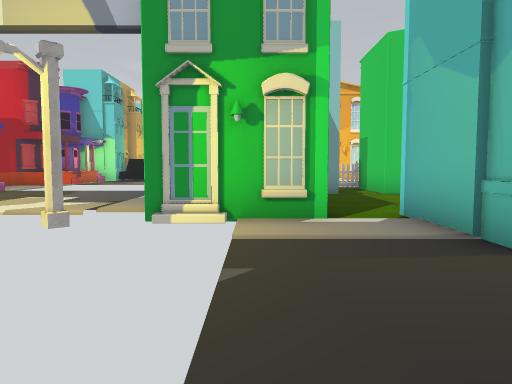
View 1 (above)

12 first-person views from a walk through a scene from a Unity 3-D project. The camera is 1.5 m above the floor, tilts 4° down and sees 70° across. The floor is counted in squares, 2 m on a side. Each view is taken from the middle of a square. On the plan, view 1 faces up. The plan holds only what a view shows up to about 11 squares ahead; the rest is blank. The place goes on beyond the plan. The player is left out. Some surface patterns are stand-ins.

View 2
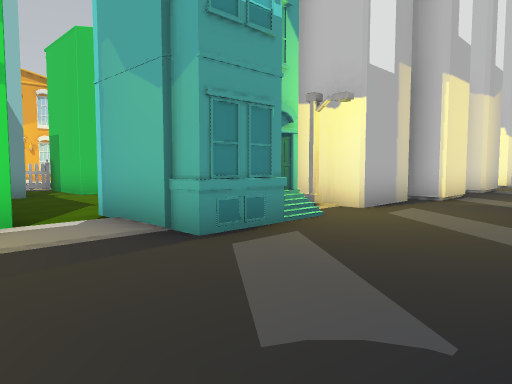

View 3
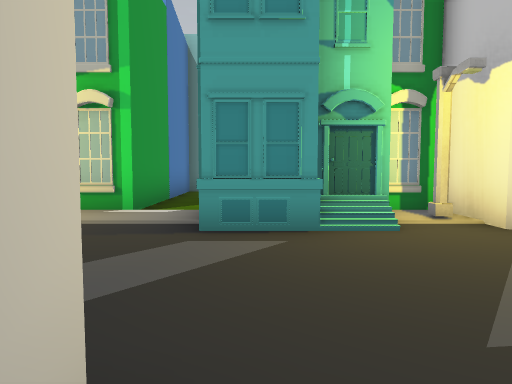

View 4
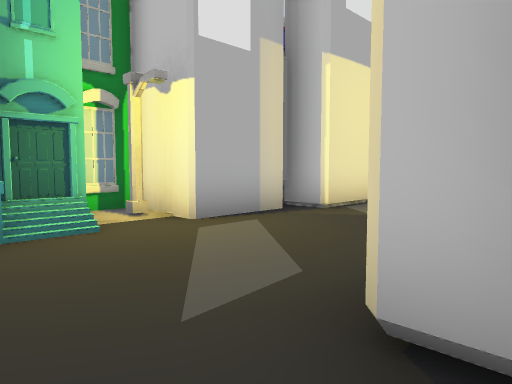

View 5
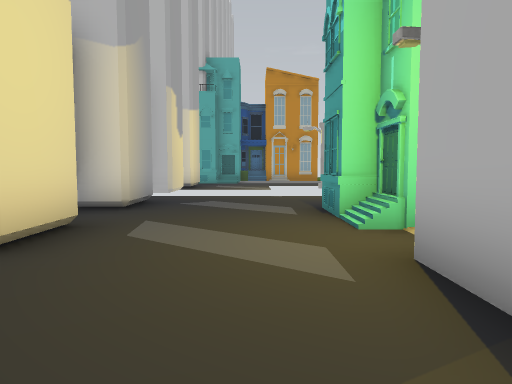

View 6
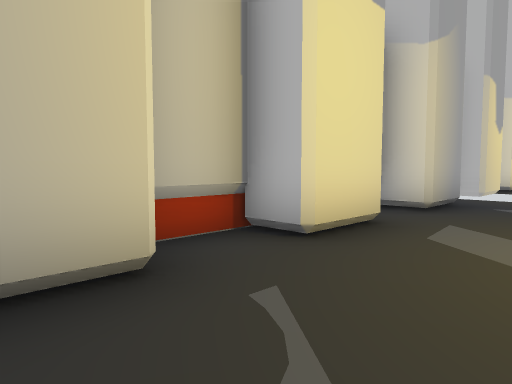

View 7
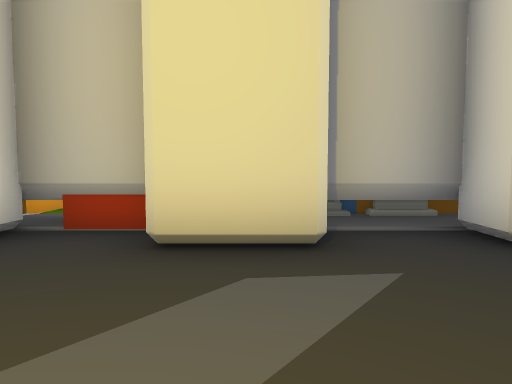

View 8
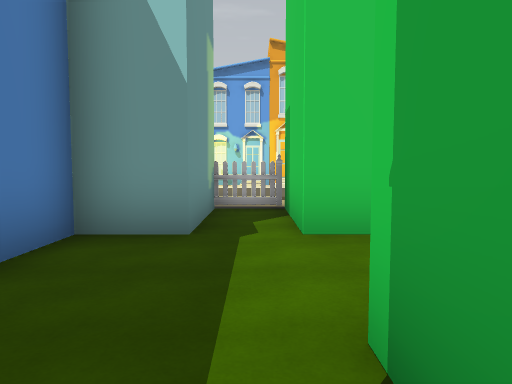

View 9
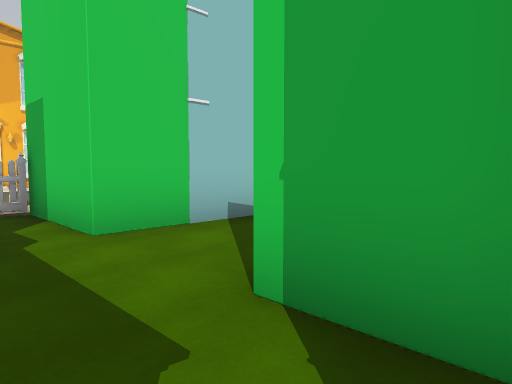

View 10
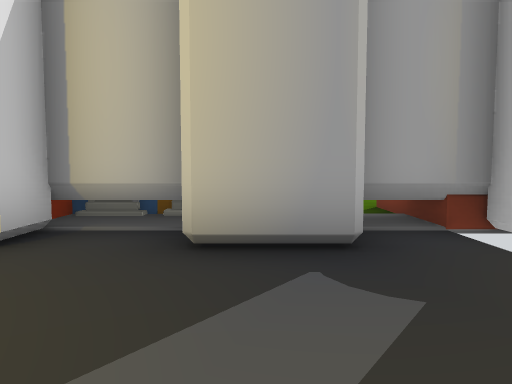

View 11
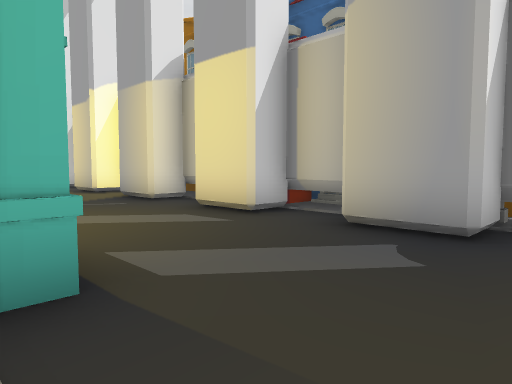

View 12
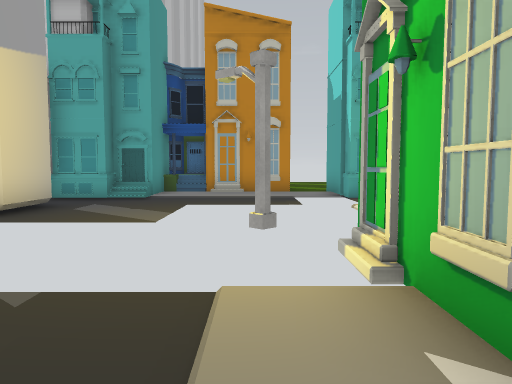

### Floor plan
Key: @ floor where view 1 was taken; # wall or solid block; . floor; / step, stairs or slope; H house; O other object.
Columns run from 9 left of view 1 to 9 right of it. Each row starts with its distance up from view 1.
 17             ..
 16            ...
 15            ...
 14
 13          HH/. HH
 12            ###
 11   ....     #.#
 10   .....H  ##.###
  9    ....H  #....
  8   H....H  #...
  7  HH ...H  #..#
  6 ..H    H  #..#
  5 #.     HH##. ###
  4 #...   O ...H#.####
  3 H...     ..../....#
  2 //....   ..........
  1 ##/...   ..........
  0  #....# #@.........
 -1  H..### #.##..##.##
 -2         ### H#HHH
 -3             H  H H
 -4             H    H

Positions as (right, up) in squares from view 1, and headings:
1: (0, 0), facing up
2: (0, 0), facing up-right
3: (3, -1), facing up
4: (3, -1), facing up-right
5: (9, 2), facing left
6: (9, 2), facing down-left
7: (5, 3), facing down
8: (3, 6), facing up
9: (2, 6), facing up-right
10: (2, 3), facing down
11: (0, 4), facing down-right
12: (2, 4), facing left
